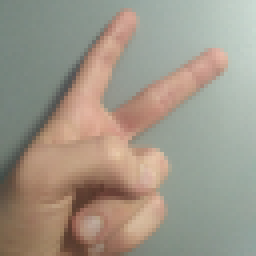
%> input picture Skills/Verilog/Binaryzation/SR_6/hand.bmp, 64 x 64 px (shown 4 times larger)
$ octave segmentation.m   (GNU Octave 9; MATLAB toolbox functions it lacks are replaced by stand-ins)
%> lines starting %> are read from the running program, lines starting %| are printed output that depends on the picture; in (x1, y1, x2, y2) boxes, pixels count from 0 and x2, y2 are one past the last pixel; in counts of white or black regions, pixels touching at a corner belong together; the program's own positions count from 1
clear, clc
I = imread('hand.bmp');
%> I is the input picture: size 64x64x3 uint8; mean R, G, B 158.8, 150.3, 136.5

%% RGB 2 YCbCr
I_Y = rgb2ycbcr(I);
%> I_Y: size 64x64x3 uint8; mean of channels 1, 2, 3 145.9, 120.7, 132.7

% A = [0.299, 0.587 0.114;
%     -0.168736 -0.331264 0.5;
%     0.5 -0.418688 -0.081312];
% I_YCbCr = A*I + [0 128 128]';

R = I(:,:,1);
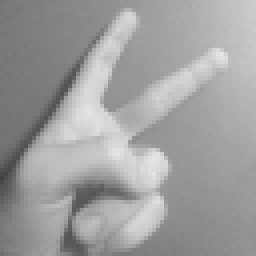
%> R: size 64x64 uint8 (shown 4 times larger); min 66, max 230, mean 158.8
G = I(:,:,2);
B = I(:,:,3);
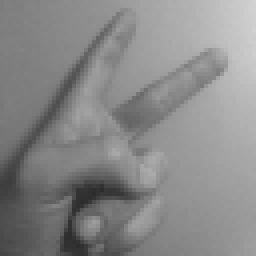
%> B: size 64x64 uint8 (shown 4 times larger); min 43, max 210, mean 136.5

I_YCbCr = zeros(size(I), 'uint8');
I_YCbCr(:,:,1) = .299*R + .587*G + .114*B;
I_YCbCr(:,:,2) = 128 - .169*R - .331*G + .5*B;
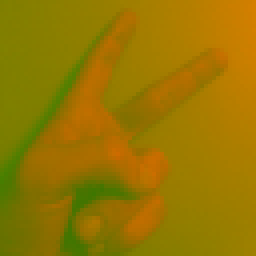
%> I_YCbCr: size 64x64x3 uint8 (shown 4 times larger); mean R, G, B 151.3, 119.9, 0
I_YCbCr(:,:,3) = 128 + .5*R - .419*G - .081*B;
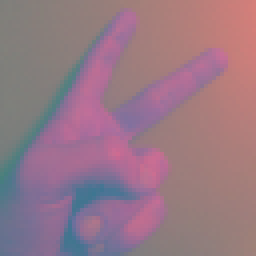
%> I_YCbCr: size 64x64x3 uint8 (shown 4 times larger); mean R, G, B 151.3, 119.9, 133.6

% Check
figure(1)
subplot(2,1,1); title("Matab");
imshow(I_Y);
subplot(2,1,2); title("My version")
imshow(I_YCbCr)

%% Binaryzation
Ta = 100; Tb = 120;
Tc = 130; Td = 160;

Cb = Ta < I_YCbCr(:,:,2) & I_YCbCr(:,:,2) < Tb;
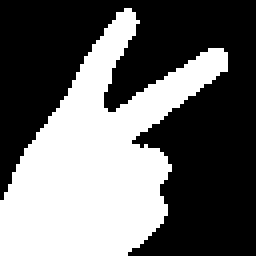
%> Cb: size 64x64 logical (shown 4 times larger); 41.2% white; 1 white region, box (x1, y1, x2, y2) and area: (0, 2, 57, 64) 1688
Cr = Tc < I_YCbCr(:,:,3) & I_YCbCr(:,:,3) < Td;
%> Cr: size 64x64 logical; 42.7% white; 1 white region, box (x1, y1, x2, y2) and area: (0, 2, 57, 64) 1747
I_bin = Cb & Cr;

% Filtration
I_f = zeros(size(I_bin));
I_f(3:end-2, 3:end-2) = medfilt2(I_bin(3:end-2, 3:end-2),[5 5]);
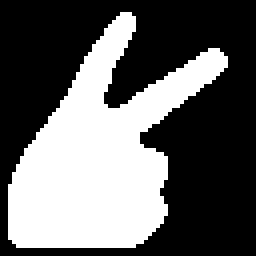
%> I_f: size 64x64 double (shown 4 times larger); values 0 (black) and 1 (white), 38.8% white; 1 white region, box (x1, y1, x2, y2) and area: (2, 3, 57, 62) 1588

figure(2)
subplot(2,1,1); title("Matab");
imshow(I_bin);
subplot(2,1,2); title("My version")
imshow(I_f);

%% Center of gravity
[r, c] = find(I_f == 1);
%> r = 1588 values from 4 to 62; c = 1588 values from 3 to 57
x = uint8(mean(r));
%> x = 39
y = uint8(mean(c));
%> y = 26

figure(3); hold on;
imshow(I_f);
line([y y],[1 64],'Color','red','LineStyle','-')
line([1 64],[x x],'Color','red','LineStyle','-')
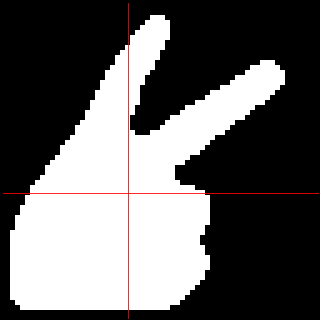
%> figure redrawn from the program's plot data; shown 5 times larger
